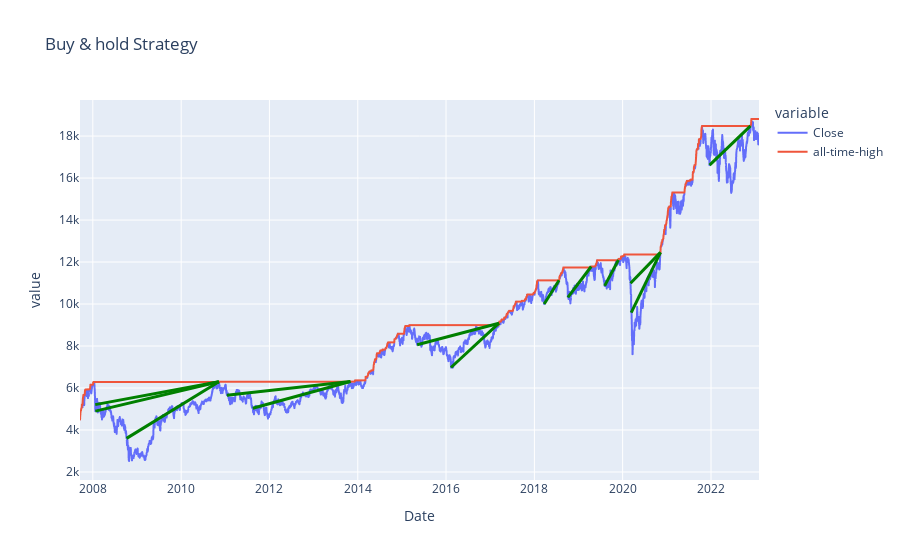

This figure's notebook cell:
### Code cell
#to compare buy and hold vs do nothing approach
# fig = px.line(data, x='Date', y=['Close', 'all-time-high'], title='Buy & hold Strategy')

# # adding trades to plots
# for i, position in result.iterrows():
#     if position.status == 'closed':
#         fig.add_shape(type="line",
#             x0=position.open_datetime, y0=position.open_price, x1=position.close_datetime, y1=position.close_price,
#             line=dict(
#                 color="green" if position.profit >= 0 else "red",
#                 width=3)
#             )
# fig

### Figure 1 — Plotly figure (JSON) as saved in the notebook; plotly's stock layout.template omitted (floating-point values rounded to 4 significant figures; data arrays with more than 128 entries replaced by an {"elided": "..."} marker saying what was removed)
{"data": [{"hovertemplate": "variable=Close<br>Date=%{x}<br>value=%{y}<extra></extra>", "legendgroup": "Close", "line": {"color": "#636efa", "dash": "solid"}, "marker": {"symbol": "circle"}, "mode": "lines", "name": "Close", "showlegend": true, "type": "scattergl", "x": {"elided": "3770 str values"}, "xaxis": "x", "y": {"elided": "3770 float values"}, "yaxis": "y"}, {"hovertemplate": "variable=all-time-high<br>Date=%{x}<br>value=%{y}<extra></extra>", "legendgroup": "all-time-high", "line": {"color": "#EF553B", "dash": "solid"}, "marker": {"symbol": "circle"}, "mode": "lines", "name": "all-time-high", "showlegend": true, "type": "scattergl", "x": {"elided": "3770 str values"}, "xaxis": "x", "y": {"elided": "3770 float values"}, "yaxis": "y"}], "layout": {"legend": {"title": {"text": "variable"}, "tracegroupgap": 0}, "shapes": [{"line": {"color": "green", "width": 3}, "type": "line", "x0": "2008-01-21", "x1": "2010-11-09", "y0": 5209.0, "y1": 6302.0}, {"line": {"color": "green", "width": 3}, "type": "line", "x0": "2008-01-22", "x1": "2010-11-09", "y0": 4899.0, "y1": 6302.0}, {"line": {"color": "green", "width": 3}, "type": "line", "x0": "2008-10-06", "x1": "2010-11-09", "y0": 3602.0, "y1": 6302.0}, {"line": {"color": "green", "width": 3}, "type": "line", "x0": "2011-01-14", "x1": "2013-11-01", "y0": 5655.0, "y1": 6307.0}, {"line": {"color": "green", "width": 3}, "type": "line", "x0": "2011-08-16", "x1": "2013-11-01", "y0": 5036.0, "y1": 6307.0}, {"line": {"color": "green", "width": 3}, "type": "line", "x0": "2015-05-07", "x1": "2017-03-14", "y0": 8057.0, "y1": 9087}, {"line": {"color": "green", "width": 3}, "type": "line", "x0": "2016-02-11", "x1": "2017-03-14", "y0": 6976.0, "y1": 9087}, {"line": {"color": "green", "width": 3}, "type": "line", "x0": "2018-03-23", "x1": "2018-07-24", "y0": 9998.0, "y1": 11130.0}, {"line": {"color": "green", "width": 3}, "type": "line", "x0": "2018-10-05", "x1": "2019-04-16", "y0": 10320.0, "y1": 11790.0}, {"line": {"color": "green", "width": 3}, "type": "line", "x0": "2019-08-05", "x1": "2019-11-27", "y0": 10860.0, "y1": 12100.0}, {"line": {"color": "green", "width": 3}, "type": "line", "x0": "2020-03-06", "x1": "2020-11-09", "y0": 10990.0, "y1": 12460.0}, {"line": {"color": "green", "width": 3}, "type": "line", "x0": "2020-03-12", "x1": "2020-11-09", "y0": 9590.0, "y1": 12460.0}, {"line": {"color": "green", "width": 3}, "type": "line", "x0": "2021-12-20", "x1": "2022-11-24", "y0": 16610.0, "y1": 18480.0}], "title": {"text": "Buy & hold Strategy"}, "xaxis": {"anchor": "y", "domain": [0, 1], "title": {"text": "Date"}}, "yaxis": {"anchor": "x", "domain": [0, 1], "title": {"text": "value"}}}}
